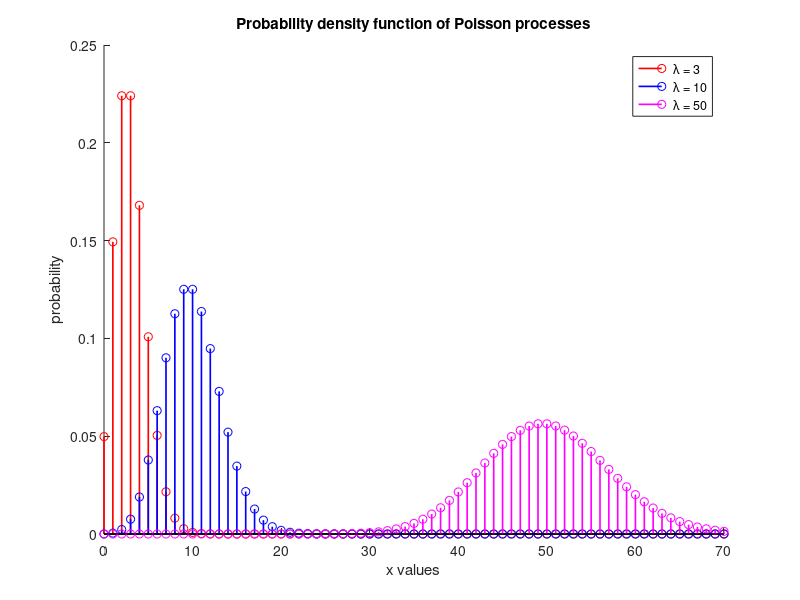
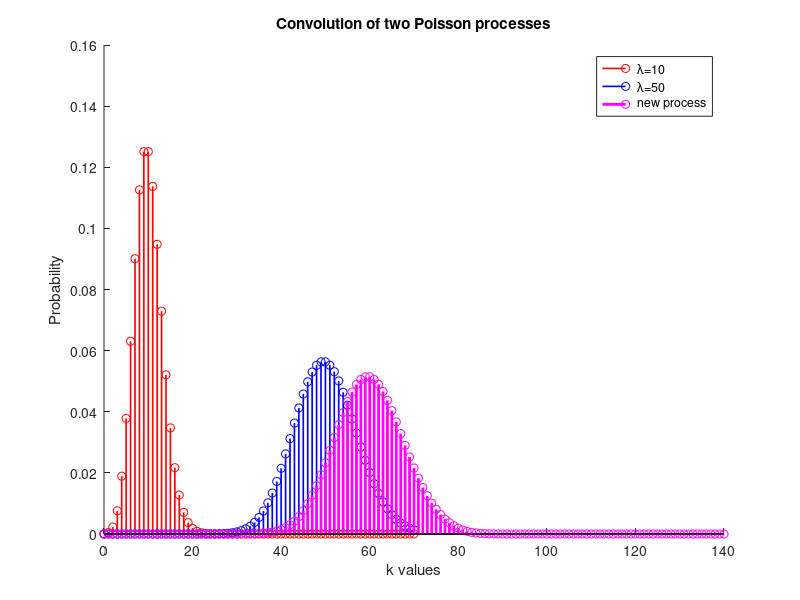
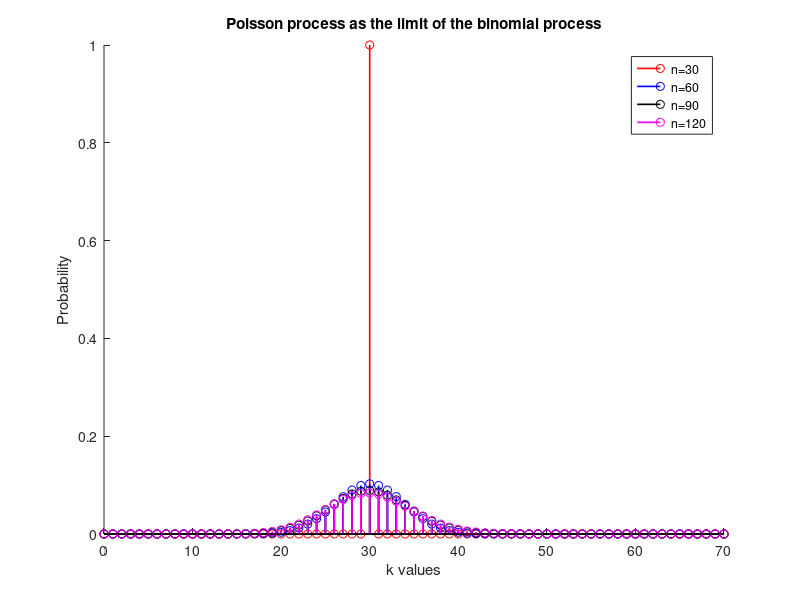
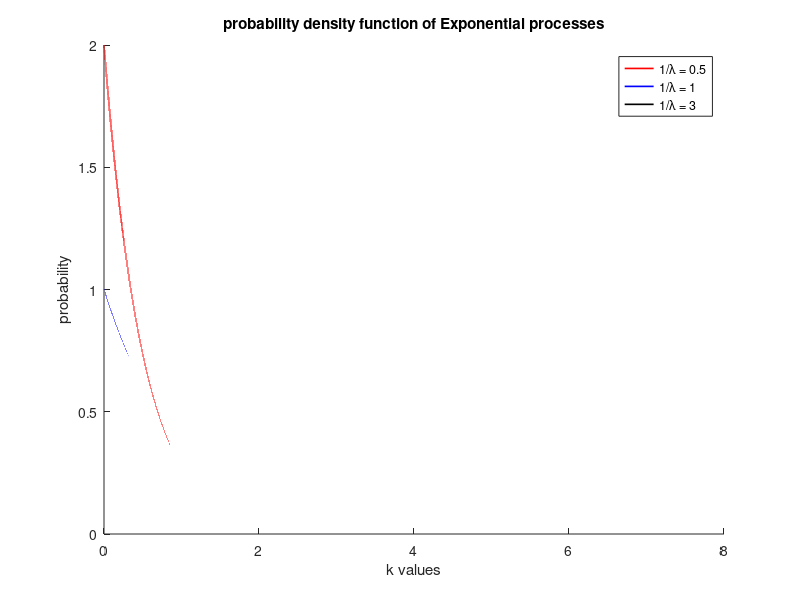

MATLAB code to generate these figures, in order:
clc;
clear all;
close all;
pkg load statistics

%% Poisson Distribution

% Step A

# TASK: In a common diagram, design the Probability Mass Function of Poisson 
# processes with lambda parameters 3, 10, 50. In the horizontal axes, choose k 
# parameters between 0 and 70. 


k = 0:1:70;
lambda = [3, 10, 30, 50];

for i=1:columns(lambda)
  poisson(i,:) = poisspdf(k,lambda(i));
endfor

colors = 'rbkm';
figure(1);
hold on;

for i=1:columns(lambda)
  if (i == 3)
    continue
  endif
  stem(k, poisson(i,:), colors(i), 'linewidth', 1.2);
endfor

hold off;

title('Probability density function of Poisson processes');
xlabel('x values');
ylabel('probability');
legend('\lambda = 3','\lambda = 10', '\lambda = 50');

% Step B

# TASK: regarding the poisson process with parameter lambda 30, compute its mean 
# value and variance

index = find(lambda == 30);
chosen = [poisson(index,:)];

mean_value = 0;

for i=0:(columns(poisson(index,:))-1)
  mean_value = mean_value + i.*poisson(index,i+1);
endfor

disp('mean value of Poisson with lambda 30 is');
disp(mean_value);

second_moment = 0;
for i=0:(columns(poisson(index,:))-1)
  second_moment = second_moment + i.*i.*poisson(index,i+1);
endfor

variance = second_moment - mean_value.^2;

display("Variance of Poisson with lambda 30 is");
display(variance);

% Step C

# TASK: consider the convolution of the Poisson distribution with lambda 10 with 
# the Poisson distribution with lambda 50. 

first = find(lambda==10);
second = find(lambda==50);
poisson_first = poisson(first, :);
poisson_second = poisson(second, :);

composed = conv(poisson_first,poisson_second);
new_k = 0:1:(2*70);

figure(2);
hold on;

stem(k,poisson_first(:),colors(1),'linewidth',1.2);
stem(k,poisson_second(:),colors(2),'linewidth',1.2);
stem(new_k,composed,'mo','linewidth',2);

hold off;

title('Convolution of two Poisson processes');
xlabel('k values');
ylabel('Probability');
legend('\lambda=10','\lambda=50','new process');

% Step D

# TASK: show that Poisson process is the limit of the binomial distribution.

k = 0:1:70;

lambda = 30;
n =[30, 60, 90, 120]; 
p = lambda./n;

figure(3);

hold on;
for i=1:4
  binomial = binopdf(k,n(i),p(i));
  stem(k,binomial,colors(i),'linewidth',1.2);
endfor

title('Poisson process as the limit of the binomial process');
xlabel('k values');
ylabel('Probability');
legend('n=30','n=60','n=90','n=120');

hold off;

%% Exponantial Distribution

% Step A

k = 0:0.00001:8;
lambda_frac = [0.5, 1, 3];

for i = 1:columns(lambda_frac)
  exponential(i,:) = exppdf(k, lambda_frac(i));
endfor

colors = 'rbkm';
figure(4);
hold on;

for i=1:columns(lambda_frac)
  plot(k, exponential(i,:), colors(i), 'linewidth', 1.2);
end

hold off;

title('probability density function of Exponential processes');
xlabel('k values');
ylabel('probability');
legend('1/\lambda = 0.5','1/\lambda = 1','1/\lambda = 3');

% Step B

for i=1:columns(lambda_frac)
      exp_cdf(i,:) = expcdf(k, lambda_frac(i));
endfor

figure(5);
hold on;

for i=1:columns(lambda_frac)
  plot(k, exp_cdf(i,:), colors(i), 'linewidth', 1.2);
endfor

hold off;

title('cumulative density function of Exponential processes');
xlabel('k values');
ylabel('probability');
legend('1/\lambda = 0.5','1/\lambda = 1','1/\lambda = 3');

% Step C

lambda_frac_2 = 2.5;


for i = 1:columns(lambda_frac_2);
  exponential_cdf_2(i,:) = expcdf(k, lambda_frac_2);
endfor

disp('The value of P(x > 30000) is');
disp(1 - exponential_cdf_2(1,30000));

disp('The value of P(x > 50000 | x > 20000) is');
disp((1-exponential_cdf_2(1,50000))/(1-exponential_cdf_2(1,20000)));

%% Poisson counting process

% Part A

lambda = 5;
samples = 100;

N_t = exprnd(1/lambda, 1, samples);

% Each element of the new matrix is the time we waited from the moment we 
% started counting until the i-th event happened.
for i = 2:length(N_t)
    N_t(1,i) = N_t(1,i) + N_t(1,i-1);
endfor

figure(6);
stairs(N_t);
xlabel('Events');
ylabel('Time (s)');

% Part B

% We calculate the number of events happening for every second of the process
% and then we average them out.

sample_b = [100, 200, 300, 500, 1000, 10000];
N_t_2 = cell(6,1);
time_frame = 1.0;

for j = 1:columns(sample_b)
  N_t_2{j,1} = exprnd(1/lambda, 1, sample_b(j));

  % Each element of the new matrix is the time we waited from the moment we 
  % started counting until the i-th event happened.
  for i = 2:length(N_t_2{j,1})
      N_t_2{j,1}(i) = N_t_2{j,1}(i) + N_t_2{j,1}(i-1);
  endfor
endfor


for j = 1:columns(sample_b)
  
  events_per_sec = [1];
  time_frame = 1.0;

  for i = 1:length(N_t_2{j,1})
      if N_t_2{j,1}(i) <= time_frame
          events_per_sec(uint8(time_frame)) = ...
              events_per_sec(uint8(time_frame)) + 1;
      else
          time_frame = time_frame + 1.0;
          events_per_sec = [events_per_sec 1];
      end
  end
  
  disp('Number of samples');
  disp(sample_b(j));
  disp('Average number of events per sec');
  disp(mean(events_per_sec));
endfor